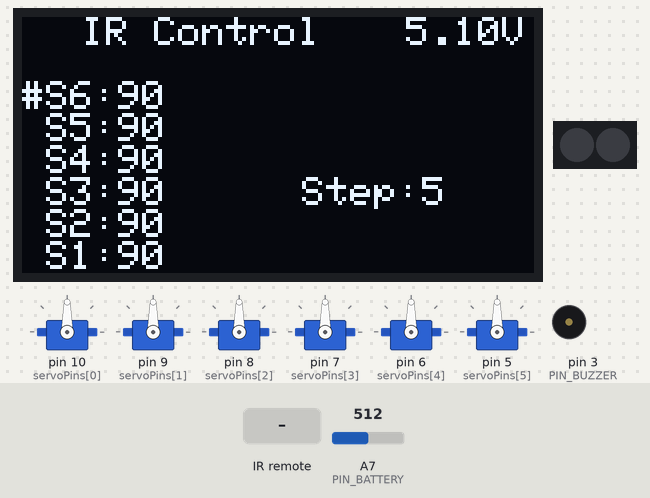
The sketch below on a simulated Arduino Nano, built with avr-gcc and run on an emulated ATmega328P. Parts: 128×64 one-colour display, 6 × servo, 2 RGB LEDs in strip order, left to right, buzzer (waves = sounding). The test bench sets the inputs (shaded band); at power-on: A7 (PIN_BATTERY) = 512.

Above: at 2.1 s.
2.2 s: infrared code 0xC received
At 3.7 s:
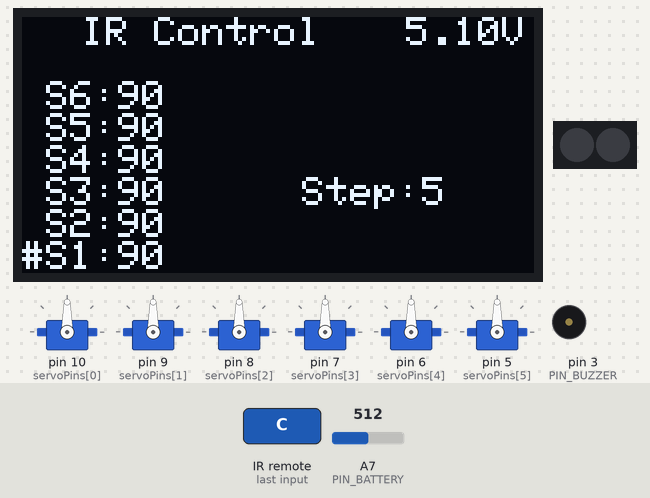
3.9 s: A7 (PIN_BATTERY) set to 490
At 6.1 s:
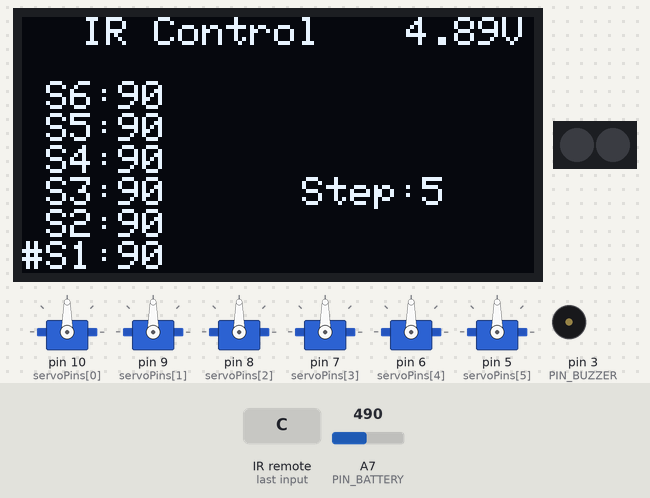
6.5 s: infrared code 0x18 received
At 7.6 s:
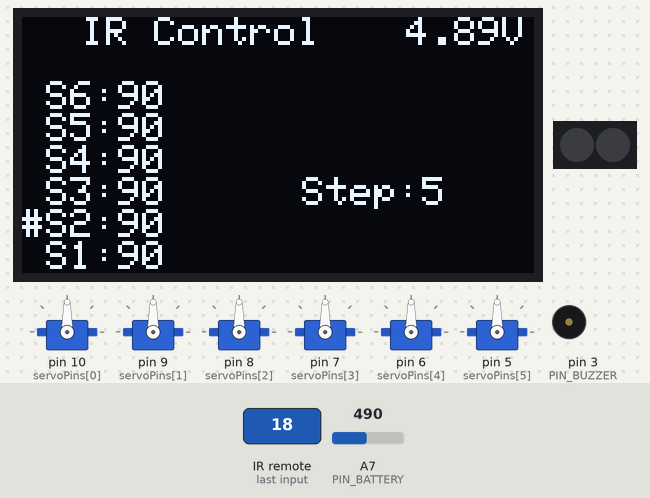
8.7 s: A7 (PIN_BATTERY) set to 510
At 11.3 s:
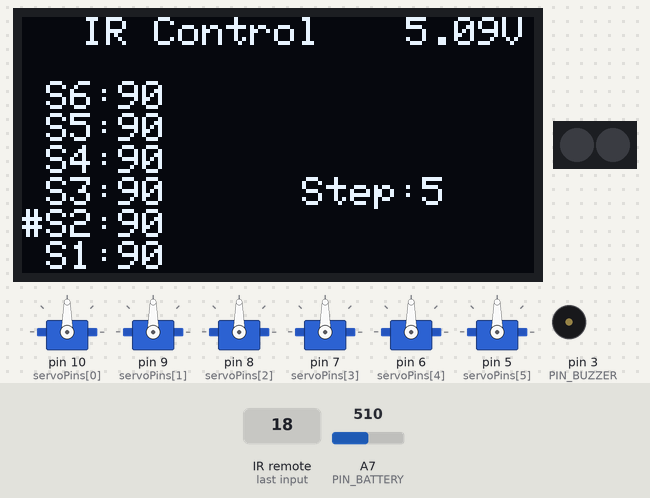
11.7 s: A7 (PIN_BATTERY) set to 306
At 13.6 s:
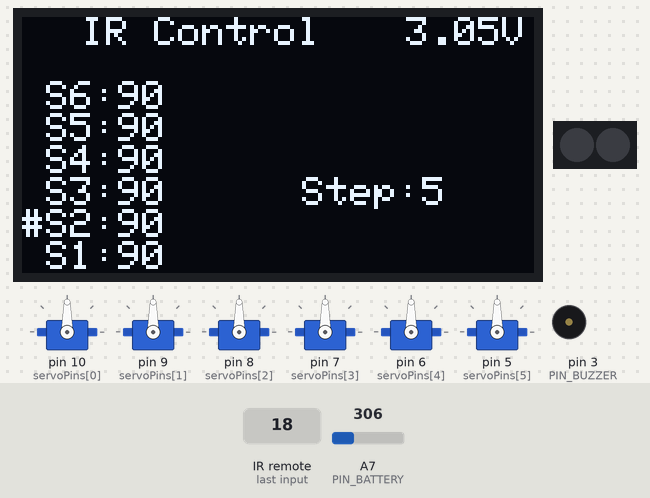
Timing chart, 0 to 15.1 s (numbered marks = the images above; inputs shaded):
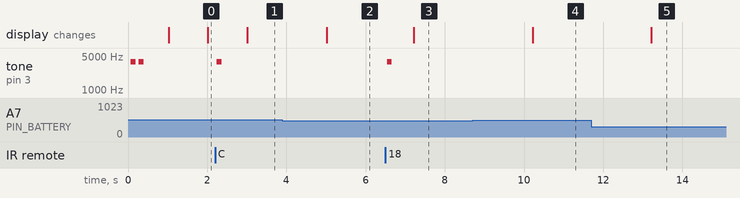

Measured:
- after the input at 2.2 s, tone on pin 3 (PIN_BUZZER): silent → 3841 Hz at once, → silent 0.12 s later; the display: changes after 0.81 s (image 1)
- after the input at 3.9 s, the display: changes after 1.1 s (image 2)
- after the input at 6.5 s, tone on pin 3 (PIN_BUZZER): silent → 3841 Hz at once, → silent 0.12 s later; the display: changes after 0.71 s (image 3)
- after the input at 8.7 s, the display: changes after 1.5 s (image 4)
- after the input at 11.7 s, the display: changes after 1.5 s (image 5)

The sketch:

02_Control_IR.ino
```cpp
#include <Wire.h>
#include <SSD1306AsciiWire.h>
#include <Adafruit_NeoPixel.h>
#include <Servo.h>
#include <IRremote.hpp>
#include <EEPROM.h>
#define OLED_I2C_ADDR 0x3C
#define RECV_PIN 2
#define SERVO_TOTAL 6
#define PIN_BUZZER 3
#define BUZZER_FREQUENCY 4000
#define LED_PIN    11
#define NUM_LEDS   2
#define DEFAULT_BRIGHTNESS 50
#define PIN_BATTERY A7

SSD1306AsciiWire oled;
Servo servo[SERVO_TOTAL];
const byte servoPins[SERVO_TOTAL]={10,9,8,7,6,5};
int target[SERVO_TOTAL],lastShown[SERVO_TOTAL];
int currentPos[SERVO_TOTAL] = {90,90,90,90,90,90};
//select servo num, default step is 5
int sel=0,stepSize=5;
unsigned long tServo,tOLED;
Adafruit_NeoPixel pixels(NUM_LEDS, LED_PIN, NEO_GRB + NEO_KHZ800);
uint8_t wsMode=0;
uint32_t wsTimer=0;
const float ADC_REF_VOLTAGE    = 5.1;
const float VOLTAGE_DIV_RATIO  = 2.0;
const float BAT_MAX_VOLTAGE    = 8.4;
float batteryVoltage=0;
int batteryADC=0;
float lastBatteryVoltage=0;
unsigned long oledTimer=0;
unsigned long batteryTimer=0;

void Buzzer_Setup(){
  pinMode(PIN_BUZZER, OUTPUT);
  digitalWrite(PIN_BUZZER, LOW);
}

void softTone(int durationMs){
  unsigned long start = millis();
  int delayUs = 500000 / BUZZER_FREQUENCY; // 半周期
  while (millis() - start < durationMs) {
    digitalWrite(PIN_BUZZER, HIGH);
    delayMicroseconds(delayUs);
    digitalWrite(PIN_BUZZER, LOW);
    delayMicroseconds(delayUs);
  }
}

void Buzzer_Alert(int beat, int rebeat){
  beat = constrain(beat, 1, 9);
  rebeat = constrain(rebeat, 1, 255);
  for (int j = 0; j < rebeat; j++) {
    for (int i = 0; i < beat; i++) {
      softTone(100);
      delay(100);
    }
    delay(500);
  }
}

void saveEEP(){
  for(int i=0;i<SERVO_TOTAL;i++){
    EEPROM.update(i,target[i]);
  }
}

void loadEEP(){
  for(int i=0;i<SERVO_TOTAL;i++){
    int v=EEPROM.read(i);
    if(v>180)v=90;
    target[i]=v;
    lastShown[i]=-1;
  }
}

void drawStatic(){
  oled.clear();
  oled.setFont(Adafruit5x7);
  oled.setCursor(15,0);
  oled.print("IR Control");
  oled.setCursor(70,5);
  oled.print("Step:");
  for(int i=0;i<SERVO_TOTAL;i++){
    oled.setCursor(0,i+2);
    oled.print(" S");
    oled.print(6-i);
    oled.print(":");
  }
}

void updateOLED(){
  if(millis()-tOLED<1000)return;
  tOLED=millis();
  oled.setCursor(0,2+sel);
  oled.print("#");
  for(int i=0;i<SERVO_TOTAL;i++){
    if(i!=sel){
      oled.setCursor(0,i+2);
      oled.print(" ");
    }
    if(lastShown[i]!=target[i]){
        oled.setCursor(24,i+2);
        oled.print("    ");
        oled.setCursor(24,i+2);
        oled.print(target[i]);
        lastShown[i]=target[i];
    }
  }
  oled.setCursor(100,5);
  oled.print("  ");
  oled.setCursor(100,5);
  oled.print(stepSize);

  if(lastBatteryVoltage != batteryVoltage){
    oled.setCursor(96,0);
    oled.print("   ");
    oled.setCursor(96,0);
    oled.print(batteryVoltage,2);
    oled.print("V");
    lastBatteryVoltage = batteryVoltage;
  }
}

void updateServo(){
  if(millis()-tServo<5)return;
  tServo=millis();
  for(int i=0;i<SERVO_TOTAL;i++){
    if(currentPos[i]<target[i]) currentPos[i]++;
    else if(currentPos[i]>target[i]) currentPos[i]--;
    servo[i].write(currentPos[i]);
  }
}

void initWS2812(){
  pixels.begin();
  pixels.clear();
  pixels.show();
}

void setAllLED(uint8_t R, uint8_t G, uint8_t B, uint8_t brightness) {
  uint8_t r = map(brightness, 0, 255, 0, R);
  uint8_t g = map(brightness, 0, 255, 0, G);
  uint8_t b = map(brightness, 0, 255, 0, B);
  for (int i = 0; i < NUM_LEDS; i++) {
    pixels.setPixelColor(i, pixels.Color(r, g, b));
  }
  pixels.show();
}

void updateWS2812(){
  if(millis()-wsTimer<500) return;
  wsTimer=millis();
  switch(wsMode){
    case 0:
        setAllLED(0,0,0,DEFAULT_BRIGHTNESS);
        break;
    case 1:
        setAllLED(255,0,0,DEFAULT_BRIGHTNESS);
        break;
    case 2:
        setAllLED(0,255,0,DEFAULT_BRIGHTNESS);
        break;
    case 3:
        setAllLED(0,0,255,DEFAULT_BRIGHTNESS);
        break;
  }
}

int Get_Battery_Voltage_ADC(){
  int adcValue = 0;
  for (int i = 0; i < 5; i++){
    adcValue += analogRead(PIN_BATTERY);
    delayMicroseconds(200);
  }
  return adcValue / 5;
}

void updateBattery(){
  if (millis() - batteryTimer < 1000)return;
  batteryTimer = millis();
  batteryADC = Get_Battery_Voltage_ADC();
  batteryVoltage = ((float)batteryADC / 1023.0) * ADC_REF_VOLTAGE * VOLTAGE_DIV_RATIO;
  batteryVoltage = constrain(batteryVoltage, 0, BAT_MAX_VOLTAGE);
}

void setup(){
  Wire.begin();
  oled.begin(&Adafruit128x64,OLED_I2C_ADDR);
  for(int i=0;i<SERVO_TOTAL;i++){
    servo[i].attach(servoPins[i]);
  }
  loadEEP();
  initWS2812();
  drawStatic();
  IrReceiver.begin(RECV_PIN,ENABLE_LED_FEEDBACK);
  Buzzer_Setup();
  Buzzer_Alert(2,1);
}

void loop(){
  if(IrReceiver.decode()){
    auto c=IrReceiver.decodedIRData.command;
    switch(c){
      case 12:
        sel=5;
        Buzzer_Alert(1,1);
        break;
      case 24:
        sel=4;
        Buzzer_Alert(1,1);
        break;
      case 94:
        sel=3;
        Buzzer_Alert(1,1);
        break;
      case 8:
        sel=2;
        Buzzer_Alert(1,1);
        break;
      case 28:
        sel=1;
        Buzzer_Alert(1,1);
        break;
      case 90:
        sel=0;
        Buzzer_Alert(1,1);
        break;
      case 64:
        target[sel]=min(180,target[sel]+stepSize);
        break;
      case 25:
        if(sel == 4 || sel == 5){
          target[sel]=max(80,target[sel]-stepSize);
        } else {
          target[sel]=max(0,target[sel]-stepSize);
        }
        break;
      case 21:
        target[sel]=90;
        Buzzer_Alert(1,1);
        break;
      case 22:
        for(int i=0;i<SERVO_TOTAL;i++){
          target[i]=90;
        }
        Buzzer_Alert(1,1);
        break;
      case 67:
        saveEEP();
        Buzzer_Alert(1,1);
        break;
      case 69:
        stepSize=1;
        Buzzer_Alert(1,1);
        break;
      case 70:
        stepSize=3;
        Buzzer_Alert(1,1);
        break;
      case 71:
        stepSize=5;
        Buzzer_Alert(1,1);
        break;
      case 68:
        stepSize=10;
        Buzzer_Alert(1,1);
        break;
      case 66:
        wsMode=1;
        Buzzer_Alert(1,1);
        break;
      case 82:
        wsMode=2;
        Buzzer_Alert(1,1);
        break;
      case 74:
        wsMode=3;
        Buzzer_Alert(1,1);
        break;
      case 13:
        wsMode=0;
        Buzzer_Alert(1,1);
        break;
    }
    IrReceiver.resume();
  }
  updateServo();
  updateOLED();
  updateBattery();
  updateWS2812();
}
```
